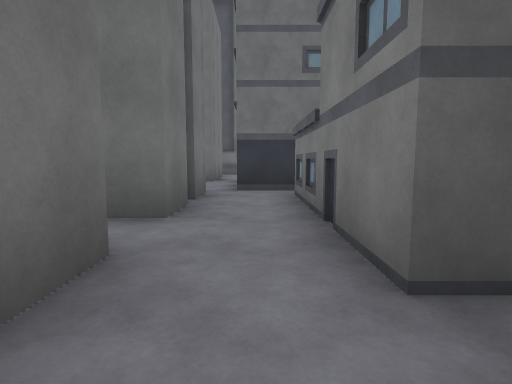
view 1 (above)

22 first-person views from a walk through a scene from a Unity 3-D project. The camera is 1.2 m above the floor, tilts 6° down and sees 80° across. Doors are open. The floor is counted in squares, 2 m on a side. Each view is taken from the middle of a square. On the plan, view 1 faces up. The plan holds only what a view shows up to about 9 squares ahead; the rest is blank. The place goes on beyond the plan. The player character is not drawn. Some surface patterns are stand-ins.

view 2
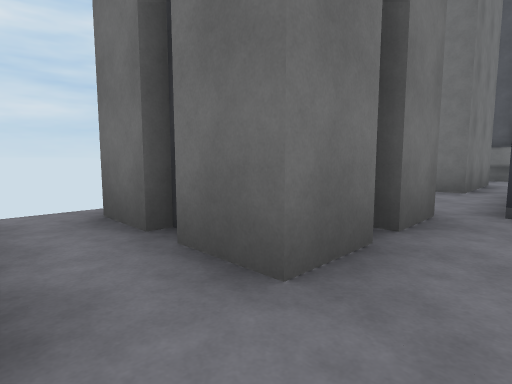

view 3
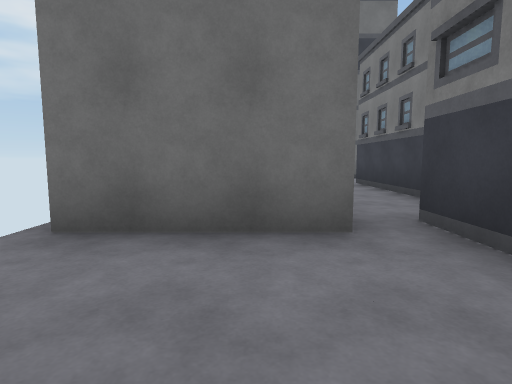

view 4
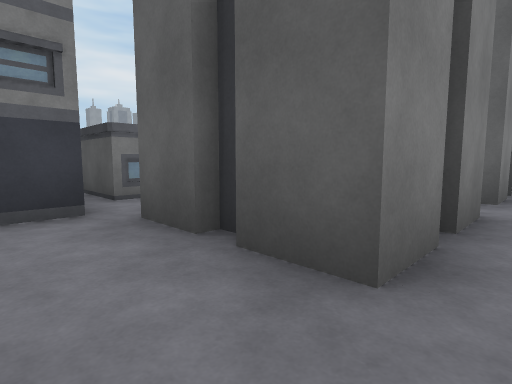

view 5
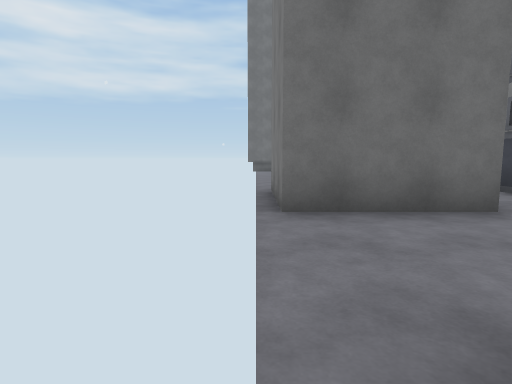

view 6
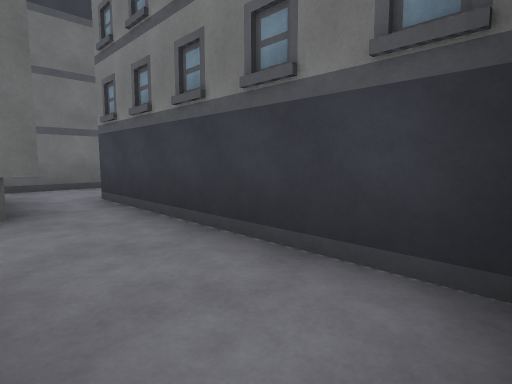

view 7
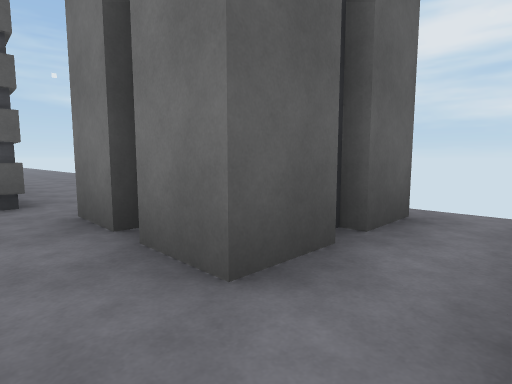

view 8
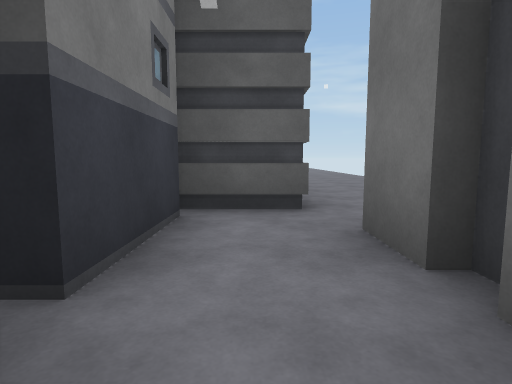

view 9
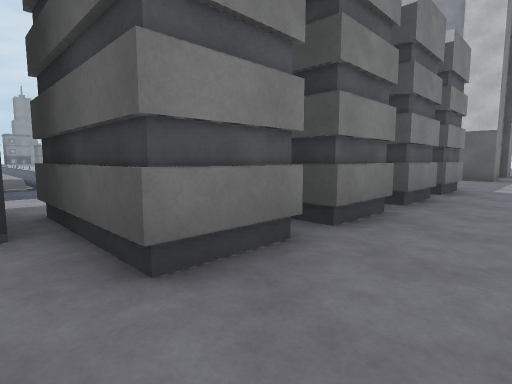

view 10
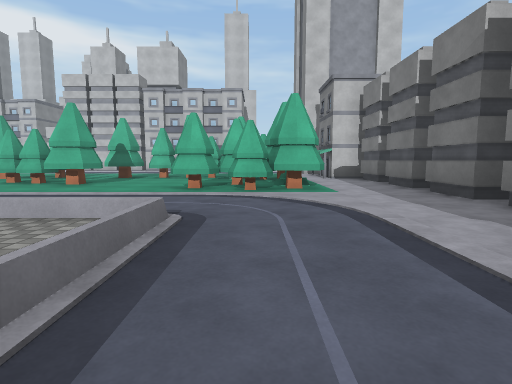

view 11
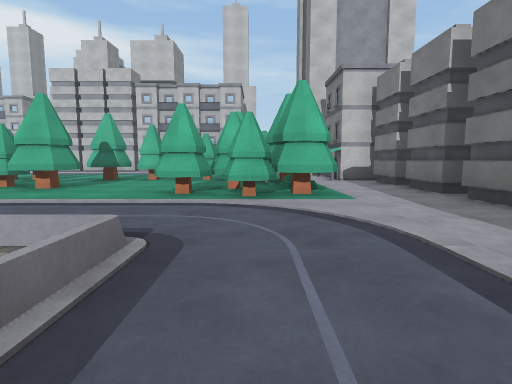

view 12
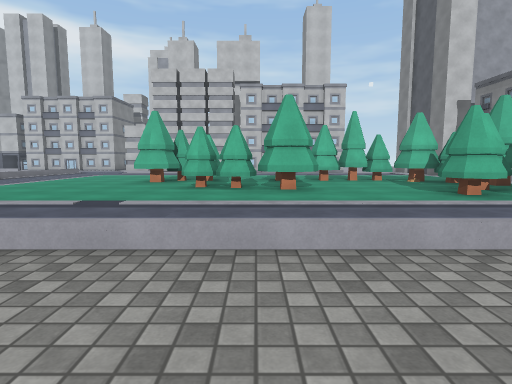

view 13
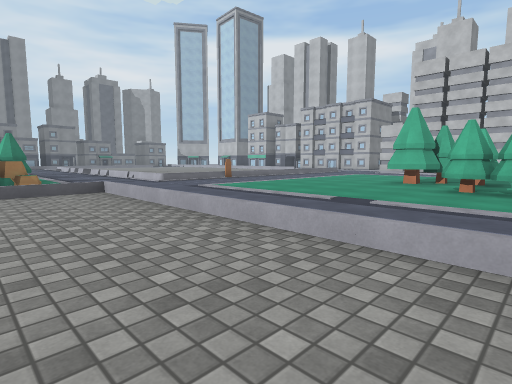

view 14
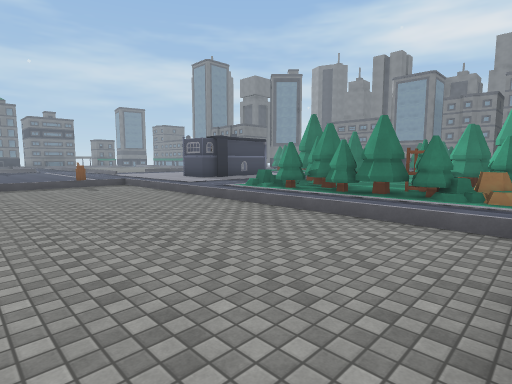

view 15
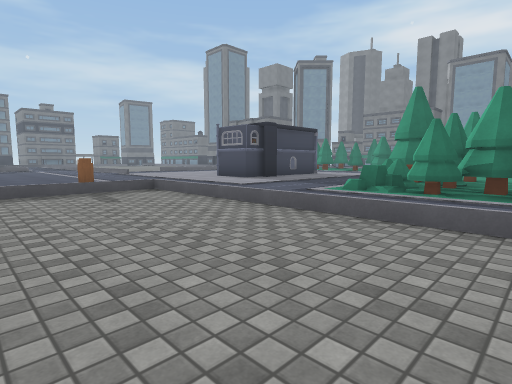

view 16
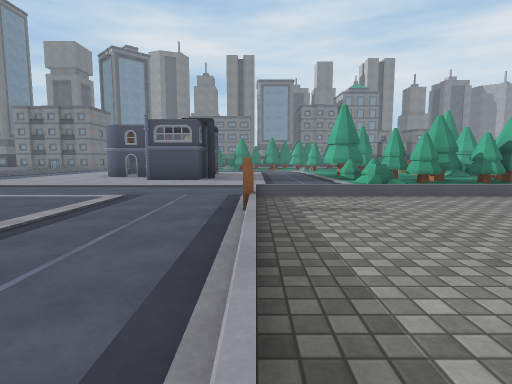

view 17
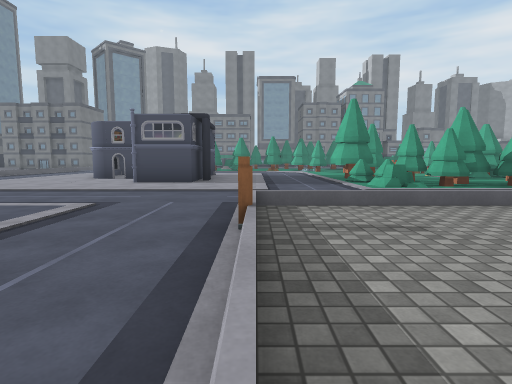

view 18
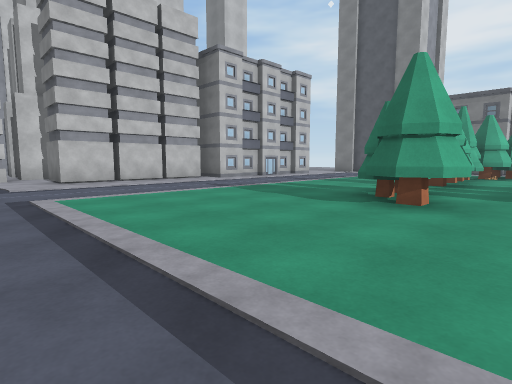

view 19
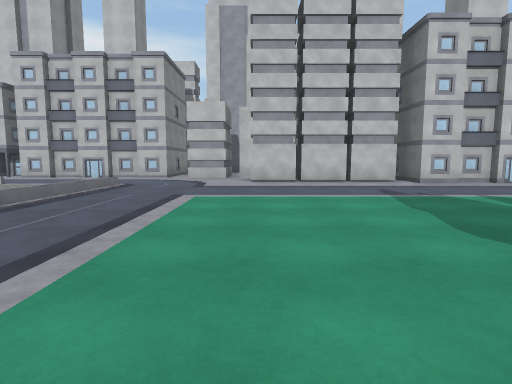

view 20
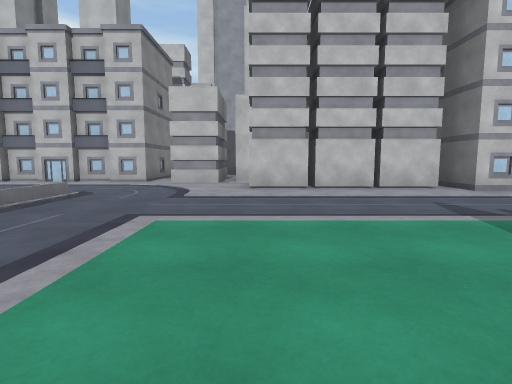

view 21
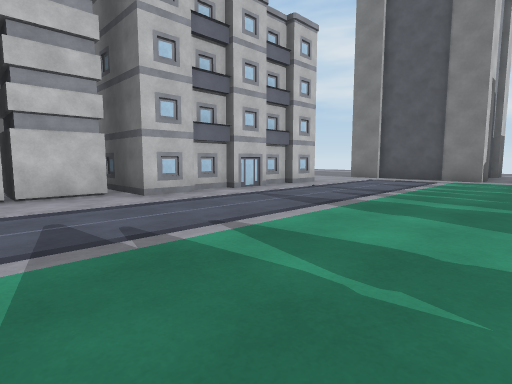

view 22
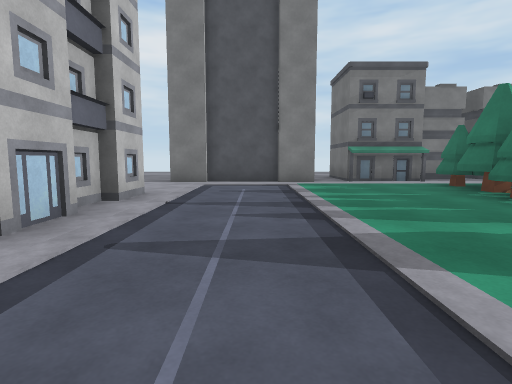

### Floor plan
Key: @ floor where view 1 was taken; # wall or solid block; . floor; / step, stairs or slope; D open door; B building; T tree; P pipe; O other object.
Columns run from 4 left of view 1 to 21 right of it. Each row starts with its distance up from view 1.
 13 .B B.#               .....
 12 .  ..#            ........
 11 .BB..#            ......PD
 10 .  ..#           ........#
  9 .##.##          ..........
  8 ....#          ////O/.....
  7 ....#           ..../ ....
  6 ....##           .../ ....
  5 .###.BB          .../ .OTT
  4 .###.B          ..../ .TTO
  3 ..B..#          ..../ ..T.
  2 .#B#.#          ..../ .TT.
  1  ###..   .      ..../ .TO.
  0  ###@#  ../   ....../ .T.
 -1   ...# B../. ......./ .OTT
 -2   ..##O...///////////  ..
 -3   .......................
 -4   ..##O.................
 -5   ..##..TTT............
 -6  ...##O.OTT..TT.......
 -7  ...##O.T.....TT......
 -8    .  O.TT.......T....
 -9    .. #BTTTTTTTTTT....
-10    .. #B...............
-11    .. .................
-12    .#  #...............
-13        ................
-14        ................
-15        B..#.B.#.........
-16               ##B##B.... .
-17                #BB B##....
-18                 O  #######
-19                 #  B O
-20                    B    BB

Where each view was taken, in squares from view 1:
view 1: 0 up, 0 right, facing up
view 2: 2 up, 0 right, facing up-left
view 3: 6 up, 2 left, facing up
view 4: 7 up, 4 left, facing down-right
view 5: 5 up, 4 left, facing up
view 6: 9 up, 1 left, facing up-right
view 7: 3 up, 0 right, facing down-left
view 8: 2 up, 0 right, facing down
view 9: 1 down, 2 left, facing down-right
view 10: 1 up, 5 right, facing down
view 11: 0 up, 5 right, facing down
view 12: 0 up, 10 right, facing down
view 13: 0 up, 10 right, facing down-right
view 14: 2 down, 12 right, facing up-right
view 15: 2 up, 13 right, facing up-right
view 16: 8 up, 11 right, facing right
view 17: 8 up, 12 right, facing right
view 18: 7 down, 17 right, facing down-left
view 19: 7 down, 15 right, facing down
view 20: 9 down, 15 right, facing down
view 21: 10 down, 13 right, facing down-left
view 22: 13 down, 11 right, facing left
